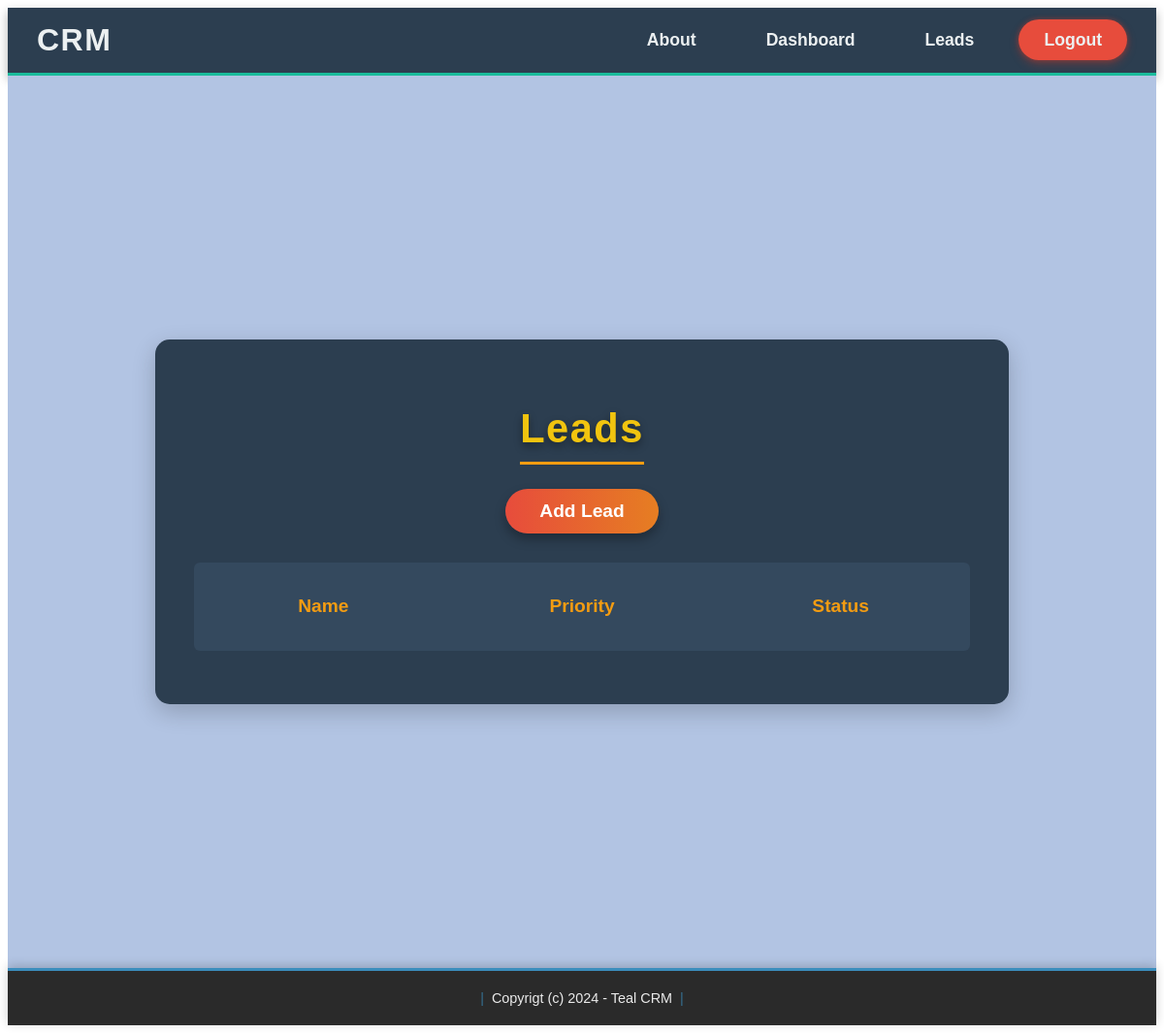
The page /leads_list/ (signed in) on the database as committed earlier.
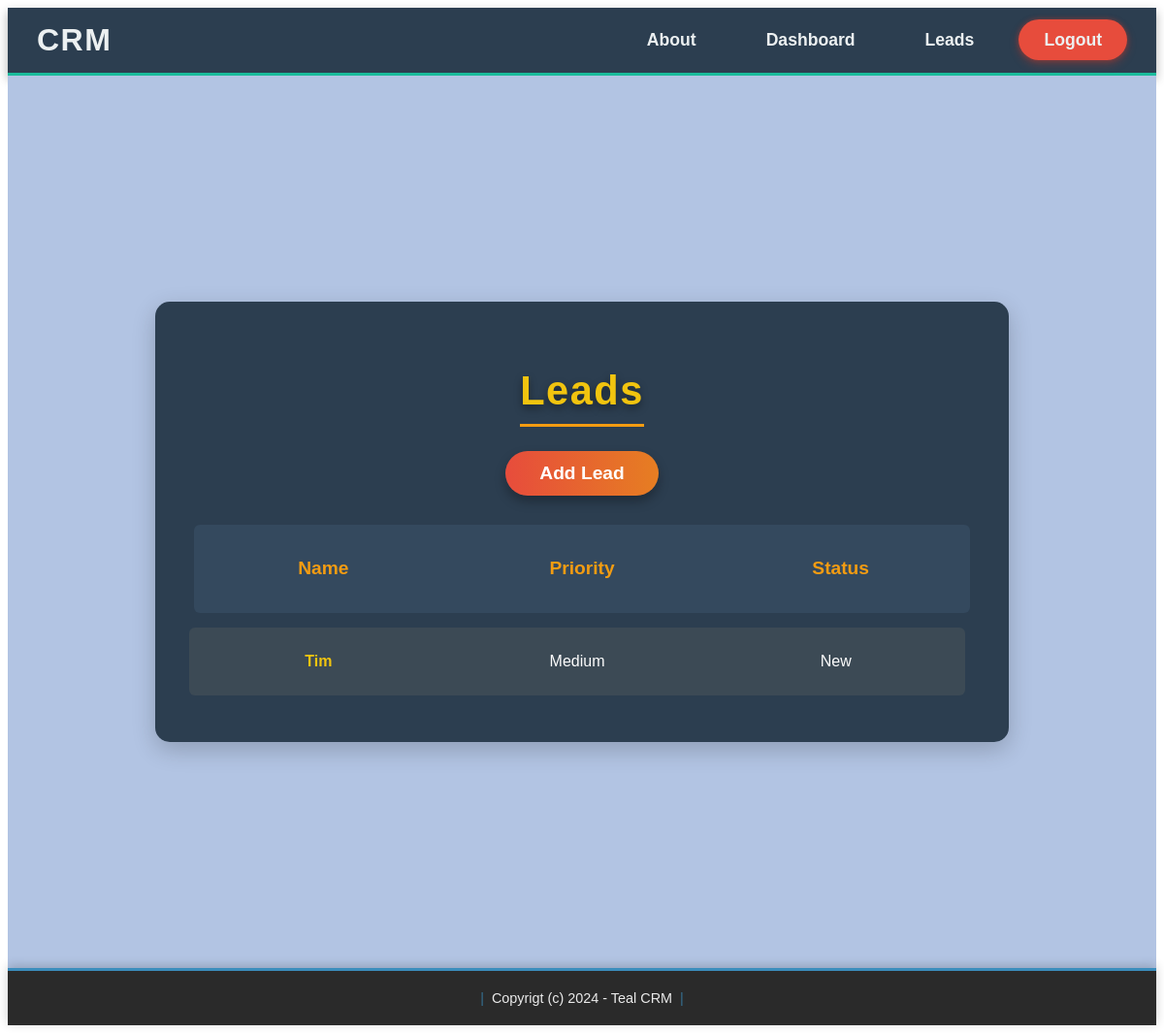
The same page on the database as committed later.
### catalog/models.py (models this page shows, shortened)
class Lead(models.Model):
    LOW = 'low'
    MEDIUM = 'medium'
    HIGH = 'high'
    CHOICES_PRIORITY = (
        (LOW, 'Low'),
        (MEDIUM, 'Medium'),
        (HIGH, 'High'),
    )
    NEW = 'new'
    CONTACTED = 'contacted'
    WON = 'won'
    LOST = 'lost'
    CHOICES_STATUS = (
        (NEW, 'New'),
        (CONTACTED, 'Contacted'),
        (WON, 'Won'),
        (LOST, 'Lost'),
    )
    name = models.CharField(max_length=255)
    email = models.EmailField()
    description = models.TextField(blank=True, null=True)
    priority = models.CharField(max_length=10, choices=CHOICES_PRIORITY, default=MEDIUM)
    status = models.CharField(max_length=10, choices=CHOICES_STATUS, default=NEW)
    created_by = models.ForeignKey(User, related_name='leads', on_delete=models.CASCADE)
    created_at = models.DateTimeField(auto_now_add=True)
    modified_at = models.DateTimeField(auto_now=True)

### catalog/views.py (the view)
# urls.py: path('leads_list/', views.leads_list, name='leads_list'),
@login_required
def leads_list(request):
    leads = Lead.objects.filter(created_by=request.user)
    data = {'leads': leads}
    return render(request, 'lead/leads_list.html', data)

### templates/lead/leads_list.html (shortened to what this page needs)
{% extends 'base.html' %}
{% load static %}
{% block head %}
    <link rel="stylesheet" href="{% static 'hom_leads.css' %}">
    <link rel="stylesheet" href="{% static 'leads_list.css' %}">
{% endblock %}
{% block content %}
<div class="page-background">
    <div class="led">
        <h1 class="zag">Leads</h1>
        <a class="das" href="{% url 'addlead' %}">Add Lead</a>
        <div class="flex-header">
            <p class="column-title">Name</p>
            <p class="column-title">Priority</p>
            <p class="column-title">Status</p>
        </div>
        <div class="scroll-container">
            {% for lead in leads %}
                <div class="table-row">
                    <p class="row-text">
                        <a href="{% url 'leads_detail' lead.id %}">{{ lead.name }}</a>
                    </p>
                    <p class="row-text">{{ lead.get_priority_display }}</p>
                    <p class="row-text">{{ lead.get_status_display }}</p>
                </div>
            {% endfor %}
        </div>
    </div>
</div>
{% endblock %}

Rows that differ between the two databases and show on the page:
added Lead: name "Tim", priority "Medium", status "New"
